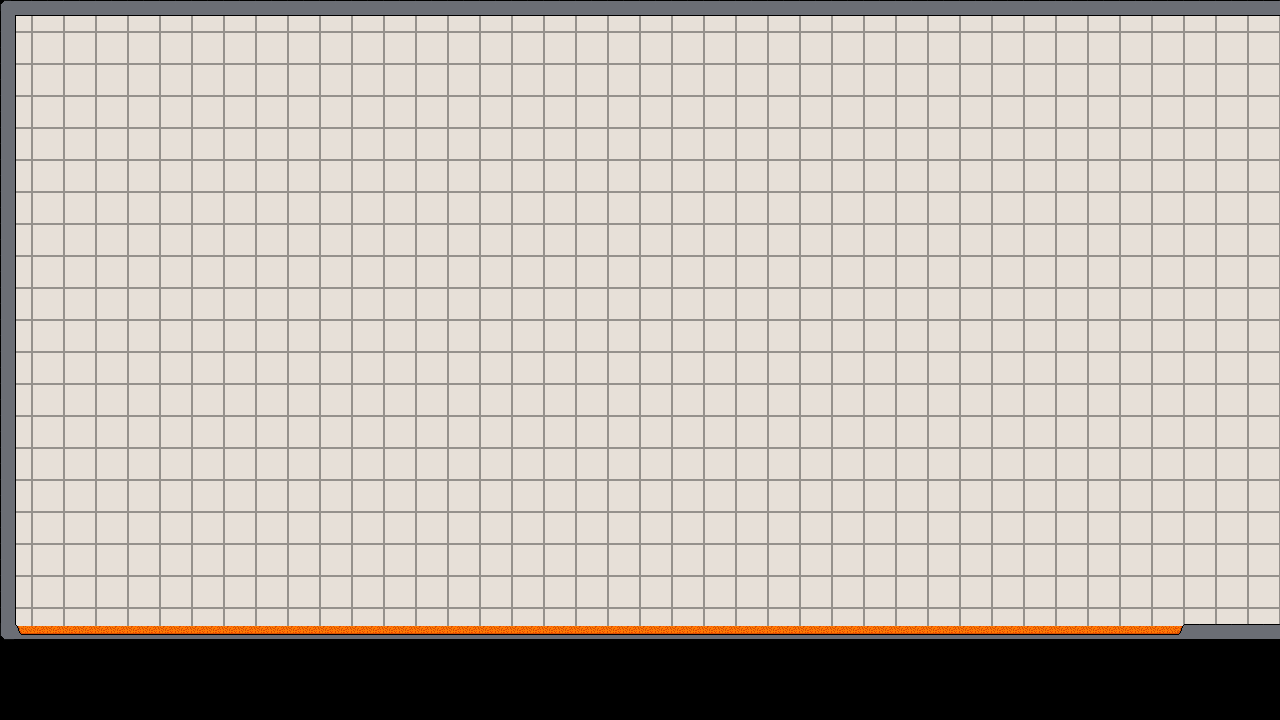

Tiled map render using the project's own tile images. Description and the map definition, with tile-layer contents summarised, below:
An orthogonal 80x45 tile map with 16x16 px tiles, 8 tile layers (background, walls, switches, gravTiles, ...) and 1 object (spawnPoint1).

<map version="1.0" orientation="orthogonal" width="80" height="45" tilewidth="16" tileheight="16">
 <tileset firstgid="1" name="interiorTileset" tilewidth="16" tileheight="16">
  <image source="interiorTileset.png" trans="ff00ff" width="144" height="64" />
 </tileset>
 <layer name="background" width="80" height="45">
  <data>[3600 cells, 3600 non-empty, 5 distinct tile ids]</data>
 </layer>
 <layer name="walls" width="80" height="45">
  <data>[3600 cells, 125 non-empty, 4 distinct tile ids]</data>
 </layer>
 <layer name="switches" width="80" height="45">
  <data>[3600 cells, 0 non-empty, 0 distinct tile ids]</data>
 </layer>
 <layer name="gravTiles" width="80" height="45">
  <data>[3600 cells, 0 non-empty, 0 distinct tile ids]</data>
 </layer>
 <objectgroup name="spawnPoint" width="80" height="45">
  <object name="spawnPoint1" x="156" y="496" />
 </objectgroup>
 <layer name="acid" width="80" height="45">
  <data>[3600 cells, 292 non-empty, 4 distinct tile ids]</data>
 </layer>
 <layer name="exit" width="80" height="45">
  <data>[3600 cells, 0 non-empty, 0 distinct tile ids]</data>
 </layer>
 <layer name="exitDummyTiles" width="80" height="45">
  <data>[3600 cells, 0 non-empty, 0 distinct tile ids]</data>
 </layer>
 <layer name="spikes" width="80" height="45">
  <data>[3600 cells, 0 non-empty, 0 distinct tile ids]</data>
 </layer>
</map>
